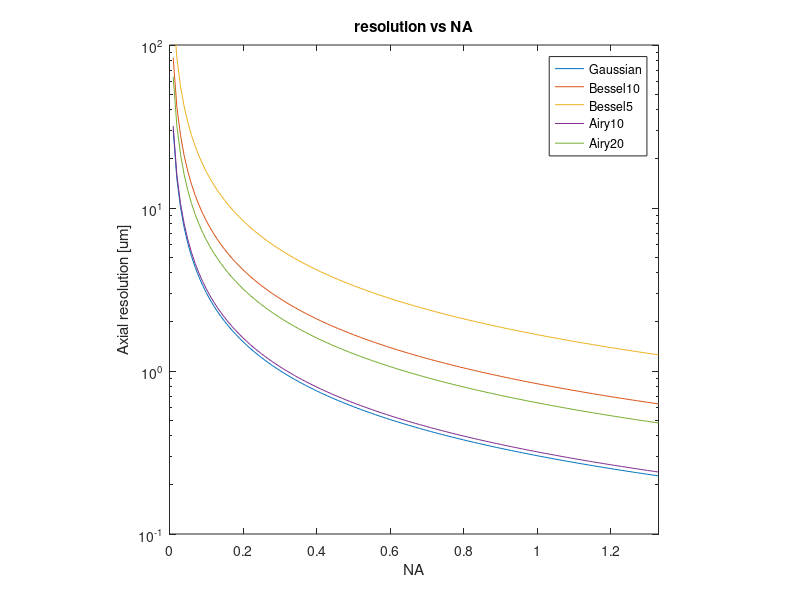
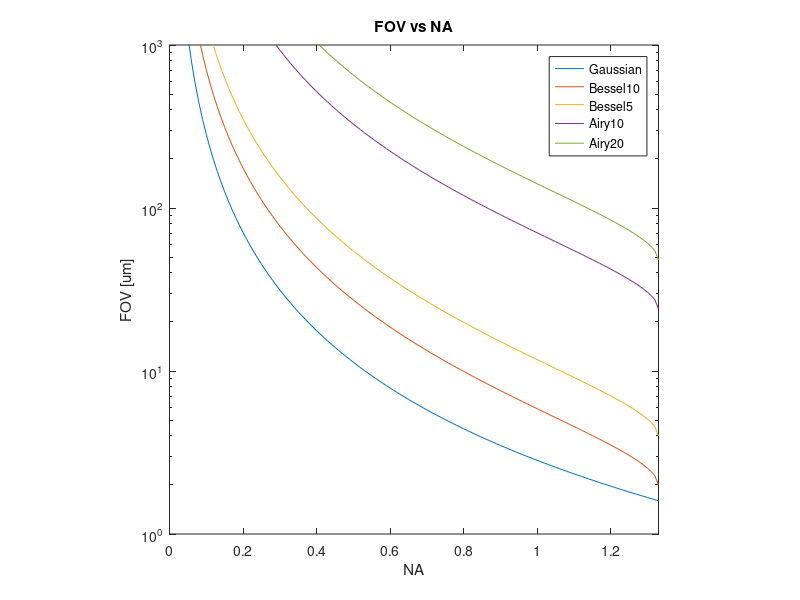
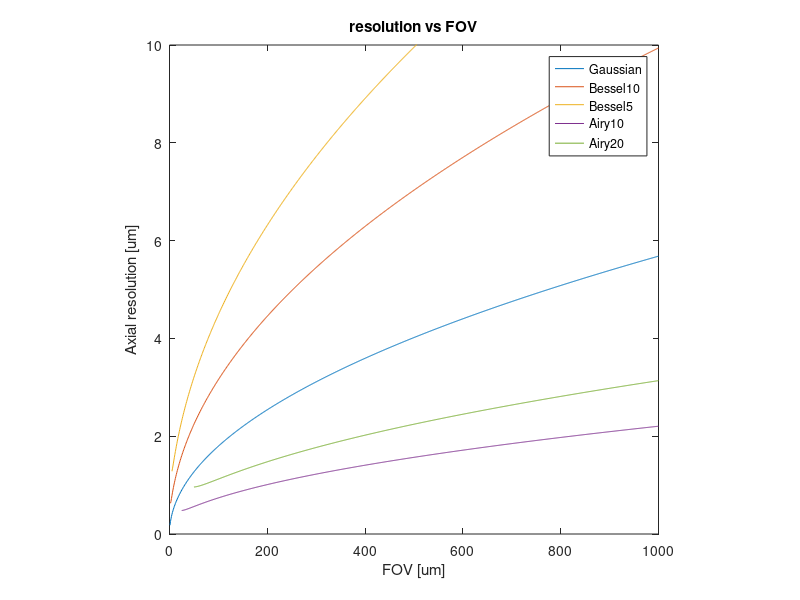

Recreate these plots in MATLAB, in order.
%%% Analytical Gaussian, Bssel, and Airy Resolution/FOV Plots

lambda=0.532; %um
n=1.33;
%resolution and FOV (NA,alpha,beta)
rG=@(NA) lambda/2./NA/0.88;
FovG=@(NA) 4*lambda*n./(NA.^2);
rG=@(NA) lambda/2./NA/0.88;
rB=@(NA,b) 0.05*pi*lambda./NA./b;
FovB=@(NA,b) lambda/2/n./b./(1-sqrt(1-(NA/n).^2));
rA=@(NA,a) max(0.12.*a*lambda/2./NA,lambda/2./NA/0.88);
FovA=@(NA,a) 6.*a*lambda/n./(1-sqrt(1-(NA/n).^2));

%resolution as function of FOV[fov],alpha,beta)
rG_FOV=@(fov) lambda/0.88/2.*sqrt(fov/4/lambda/n);
rB_FOV=@(fov,b) 0.05*pi*lambda./b/n./sqrt(1-(1-(lambda/2/n./b./fov)).^2);
rA_FOV=@(fov,a) min(lambda.*a*0.12/n./sqrt(1-(1-(6.*a*lambda/n./fov)).^2),lambda/0.88/2.*sqrt(fov/4/lambda));

% rG(0.42)
% FovG(0.42)
% rB(0.42,[0.1,0.05])
% FovB(0.42,[0.1,0.05])
% rA(0.42,[2.5,5,10,20])
% FovA(0.42,[2.5,5,10,20])

NAs=[0.01:0.01:1.33];

figure;semilogy(NAs,rG(NAs),NAs,rB(NAs,0.1),NAs,rB(NAs,0.05),NAs,rA(NAs,10),NAs,rA(NAs,20));
title('resolution vs NA');
xlabel('NA');
ylabel('Axial resolution [um]');
axis square;
xlim([0 1.33]);
ylim([10^-1 10^2]);
legend('Gaussian','Bessel10','Bessel5','Airy10','Airy20');

figure;semilogy(NAs,FovG(NAs),NAs,FovB(NAs,0.1),NAs,FovB(NAs,0.05),NAs,FovA(NAs,10),NAs,FovA(NAs,20));
title('FOV vs NA');
xlabel('NA');
ylabel('FOV [um]');
axis square;
xlim([0 1.33]);
ylim([10^0 10^3]);
legend('Gaussian','Bessel10','Bessel5','Airy10','Airy20');

fovs=[1:1000];

figure;plot(fovs,rG_FOV(fovs),fovs,rB_FOV(fovs,0.1),fovs(5:end),rB_FOV(fovs(5:end),0.05),fovs(25:end),rA_FOV(fovs(25:end),10),fovs(50:end),rA_FOV(fovs(50:end),20));
title('resolution vs FOV');
xlabel('FOV [um]');
ylabel('Axial resolution [um]');
axis square;
xlim([0 1000]);
ylim([0 10]);
legend('Gaussian','Bessel10','Bessel5','Airy10','Airy20');



